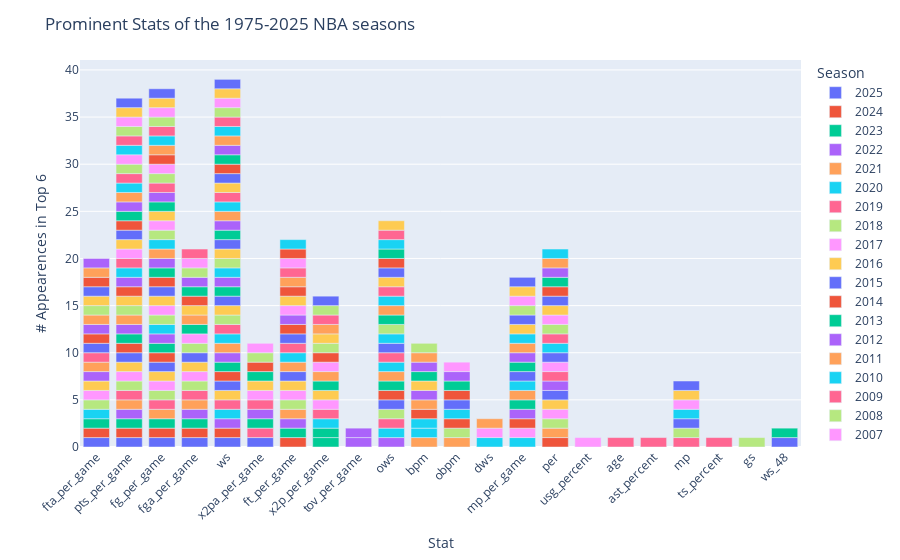

Source (notebook cell):
### Markdown cell above
#### With this new program as well, we can look at every season's prominent stats, and see which ones appear most often!

### Code cell
fig = px.bar(prominent_stats)
fig.update_xaxes(tickangle=-45)
fig.update_layout(xaxis_title="Stat", yaxis_title="# Appearences in Top 6",
                  legend_title="Season", coloraxis_colorbar=dict(title="Season"),
                  title="Prominent Stats of the 1975-2025 NBA seasons")

fig.show()

### Figure 1 — Plotly figure (JSON) as saved in the notebook; plotly's stock layout.template omitted (floating-point values rounded to 4 significant figures)
{"data": [{"alignmentgroup": "True", "hovertemplate": "variable=2025<br>value=%{x}<br>count=%{y}<extra></extra>", "legendgroup": "2025", "marker": {"color": "#636efa", "pattern": {"shape": ""}}, "name": "2025", "offsetgroup": "2025", "orientation": "v", "showlegend": true, "textposition": "auto", "type": "bar", "x": ["fta_per_game", "pts_per_game", "fg_per_game", "fga_per_game", "ws", "x2pa_per_game"], "xaxis": "x", "y": [1, 1, 1, 1, 1, 1], "yaxis": "y"}, {"alignmentgroup": "True", "hovertemplate": "variable=2024<br>value=%{x}<br>count=%{y}<extra></extra>", "legendgroup": "2024", "marker": {"color": "#EF553B", "pattern": {"shape": ""}}, "name": "2024", "offsetgroup": "2024", "orientation": "v", "showlegend": true, "textposition": "auto", "type": "bar", "x": ["fga_per_game", "pts_per_game", "ft_per_game", "fg_per_game", "fta_per_game", "ws"], "xaxis": "x", "y": [1, 1, 1, 1, 1, 1], "yaxis": "y"}, {"alignmentgroup": "True", "hovertemplate": "variable=2023<br>value=%{x}<br>count=%{y}<extra></extra>", "legendgroup": "2023", "marker": {"color": "#00cc96", "pattern": {"shape": ""}}, "name": "2023", "offsetgroup": "2023", "orientation": "v", "showlegend": true, "textposition": "auto", "type": "bar", "x": ["pts_per_game", "fg_per_game", "x2p_per_game", "fga_per_game", "ft_per_game", "fta_per_game"], "xaxis": "x", "y": [1, 1, 1, 1, 1, 1], "yaxis": "y"}, {"alignmentgroup": "True", "hovertemplate": "variable=2022<br>value=%{x}<br>count=%{y}<extra></extra>", "legendgroup": "2022", "marker": {"color": "#ab63fa", "pattern": {"shape": ""}}, "name": "2022", "offsetgroup": "2022", "orientation": "v", "showlegend": true, "textposition": "auto", "type": "bar", "x": ["pts_per_game", "fga_per_game", "ft_per_game", "tov_per_game", "ows", "ws"], "xaxis": "x", "y": [1, 1, 1, 1, 1, 1], "yaxis": "y"}, {"alignmentgroup": "True", "hovertemplate": "variable=2021<br>value=%{x}<br>count=%{y}<extra></extra>", "legendgroup": "2021", "marker": {"color": "#FFA15A", "pattern": {"shape": ""}}, "name": "2021", "offsetgroup": "2021", "orientation": "v", "showlegend": true, "textposition": "auto", "type": "bar", "x": ["fg_per_game", "pts_per_game", "bpm", "obpm", "fga_per_game", "ft_per_game"], "xaxis": "x", "y": [1, 1, 1, 1, 1, 1], "yaxis": "y"}, {"alignmentgroup": "True", "hovertemplate": "variable=2020<br>value=%{x}<br>count=%{y}<extra></extra>", "legendgroup": "2020", "marker": {"color": "#19d3f3", "pattern": {"shape": ""}}, "name": "2020", "offsetgroup": "2020", "orientation": "v", "showlegend": true, "textposition": "auto", "type": "bar", "x": ["bpm", "ows", "ws", "fta_per_game", "dws", "mp_per_game"], "xaxis": "x", "y": [1, 1, 1, 1, 1, 1], "yaxis": "y"}, {"alignmentgroup": "True", "hovertemplate": "variable=2019<br>value=%{x}<br>count=%{y}<extra></extra>", "legendgroup": "2019", "marker": {"color": "#FF6692", "pattern": {"shape": ""}}, "name": "2019", "offsetgroup": "2019", "orientation": "v", "showlegend": true, "textposition": "auto", "type": "bar", "x": ["fg_per_game", "fga_per_game", "pts_per_game", "ows", "ws", "x2pa_per_game"], "xaxis": "x", "y": [1, 1, 1, 1, 1, 1], "yaxis": "y"}, {"alignmentgroup": "True", "hovertemplate": "variable=2018<br>value=%{x}<br>count=%{y}<extra></extra>", "legendgroup": "2018", "marker": {"color": "#B6E880", "pattern": {"shape": ""}}, "name": "2018", "offsetgroup": "2018", "orientation": "v", "showlegend": true, "textposition": "auto", "type": "bar", "x": ["fta_per_game", "pts_per_game", "fg_per_game", "fga_per_game", "ft_per_game", "ows"], "xaxis": "x", "y": [1, 1, 1, 1, 1, 1], "yaxis": "y"}, {"alignmentgroup": "True", "hovertemplate": "variable=2017<br>value=%{x}<br>count=%{y}<extra></extra>", "legendgroup": "2017", "marker": {"color": "#FF97FF", "pattern": {"shape": ""}}, "name": "2017", "offsetgroup": "2017", "orientation": "v", "showlegend": true, "textposition": "auto", "type": "bar", "x": ["pts_per_game", "fg_per_game", "fga_per_game", "mp_per_game", "ft_per_game", "fta_per_game"], "xaxis": "x", "y": [1, 1, 1, 1, 1, 1], "yaxis": "y"}, {"alignmentgroup": "True", "hovertemplate": "variable=2016<br>value=%{x}<br>count=%{y}<extra></extra>", "legendgroup": "2016", "marker": {"color": "#FECB52", "pattern": {"shape": ""}}, "name": "2016", "offsetgroup": "2016", "orientation": "v", "showlegend": true, "textposition": "auto", "type": "bar", "x": ["fg_per_game", "ft_per_game", "pts_per_game", "ws", "fga_per_game", "fta_per_game"], "xaxis": "x", "y": [1, 1, 1, 1, 1, 1], "yaxis": "y"}, {"alignmentgroup": "True", "hovertemplate": "variable=2015<br>value=%{x}<br>count=%{y}<extra></extra>", "legendgroup": "2015", "marker": {"color": "#636efa", "pattern": {"shape": ""}}, "name": "2015", "offsetgroup": "2015", "orientation": "v", "showlegend": true, "textposition": "auto", "type": "bar", "x": ["fg_per_game", "pts_per_game", "ws", "ows", "fga_per_game", "ft_per_game"], "xaxis": "x", "y": [1, 1, 1, 1, 1, 1], "yaxis": "y"}, {"alignmentgroup": "True", "hovertemplate": "variable=2014<br>value=%{x}<br>count=%{y}<extra></extra>", "legendgroup": "2014", "marker": {"color": "#EF553B", "pattern": {"shape": ""}}, "name": "2014", "offsetgroup": "2014", "orientation": "v", "showlegend": true, "textposition": "auto", "type": "bar", "x": ["pts_per_game", "ws", "per", "ows", "mp_per_game", "fg_per_game"], "xaxis": "x", "y": [1, 1, 1, 1, 1, 1], "yaxis": "y"}, {"alignmentgroup": "True", "hovertemplate": "variable=2013<br>value=%{x}<br>count=%{y}<extra></extra>", "legendgroup": "2013", "marker": {"color": "#00cc96", "pattern": {"shape": ""}}, "name": "2013", "offsetgroup": "2013", "orientation": "v", "showlegend": true, "textposition": "auto", "type": "bar", "x": ["ws", "x2p_per_game", "fg_per_game", "x2pa_per_game", "pts_per_game", "ows"], "xaxis": "x", "y": [1, 1, 1, 1, 1, 1], "yaxis": "y"}, {"alignmentgroup": "True", "hovertemplate": "variable=2012<br>value=%{x}<br>count=%{y}<extra></extra>", "legendgroup": "2012", "marker": {"color": "#ab63fa", "pattern": {"shape": ""}}, "name": "2012", "offsetgroup": "2012", "orientation": "v", "showlegend": true, "textposition": "auto", "type": "bar", "x": ["fg_per_game", "pts_per_game", "mp_per_game", "fta_per_game", "ws", "x2pa_per_game"], "xaxis": "x", "y": [1, 1, 1, 1, 1, 1], "yaxis": "y"}, {"alignmentgroup": "True", "hovertemplate": "variable=2011<br>value=%{x}<br>count=%{y}<extra></extra>", "legendgroup": "2011", "marker": {"color": "#FFA15A", "pattern": {"shape": ""}}, "name": "2011", "offsetgroup": "2011", "orientation": "v", "showlegend": true, "textposition": "auto", "type": "bar", "x": ["per", "ows", "ws", "ft_per_game", "pts_per_game", "fta_per_game"], "xaxis": "x", "y": [1, 1, 1, 1, 1, 1], "yaxis": "y"}, {"alignmentgroup": "True", "hovertemplate": "variable=2010<br>value=%{x}<br>count=%{y}<extra></extra>", "legendgroup": "2010", "marker": {"color": "#19d3f3", "pattern": {"shape": ""}}, "name": "2010", "offsetgroup": "2010", "orientation": "v", "showlegend": true, "textposition": "auto", "type": "bar", "x": ["ws", "ows", "fg_per_game", "bpm", "x2p_per_game", "ft_per_game"], "xaxis": "x", "y": [1, 1, 1, 1, 1, 1], "yaxis": "y"}, {"alignmentgroup": "True", "hovertemplate": "variable=2009<br>value=%{x}<br>count=%{y}<extra></extra>", "legendgroup": "2009", "marker": {"color": "#FF6692", "pattern": {"shape": ""}}, "name": "2009", "offsetgroup": "2009", "orientation": "v", "showlegend": true, "textposition": "auto", "type": "bar", "x": ["fta_per_game", "ows", "ft_per_game", "ws", "x2p_per_game", "x2pa_per_game"], "xaxis": "x", "y": [1, 1, 1, 1, 1, 1], "yaxis": "y"}, {"alignmentgroup": "True", "hovertemplate": "variable=2008<br>value=%{x}<br>count=%{y}<extra></extra>", "legendgroup": "2008", "marker": {"color": "#B6E880", "pattern": {"shape": ""}}, "name": "2008", "offsetgroup": "2008", "orientation": "v", "showlegend": true, "textposition": "auto", "type": "bar", "x": ["fg_per_game", "per", "ws", "fga_per_game", "pts_per_game", "obpm"], "xaxis": "x", "y": [1, 1, 1, 1, 1, 1], "yaxis": "y"}, {"alignmentgroup": "True", "hovertemplate": "variable=2007<br>value=%{x}<br>count=%{y}<extra></extra>", "legendgroup": "2007", "marker": {"color": "#FF97FF", "pattern": {"shape": ""}}, "name": "2007", "offsetgroup": "2007", "orientation": "v", "showlegend": true, "textposition": "auto", "type": "bar", "x": ["fg_per_game", "x2p_per_game", "x2pa_per_game", "fga_per_game", "per", "usg_percent"], "xaxis": "x", "y": [1, 1, 1, 1, 1, 1], "yaxis": "y"}, {"alignmentgroup": "True", "hovertemplate": "variable=2006<br>value=%{x}<br>count=%{y}<extra></extra>", "legendgroup": "2006", "marker": {"color": "#FECB52", "pattern": {"shape": ""}}, "name": "2006", "offsetgroup": "2006", "orientation": "v", "showlegend": true, "textposition": "auto", "type": "bar", "x": ["fg_per_game", "x2p_per_game", "x2pa_per_game", "per", "pts_per_game", "ws"], "xaxis": "x", "y": [1, 1, 1, 1, 1, 1], "yaxis": "y"}, {"alignmentgroup": "True", "hovertemplate": "variable=2005<br>value=%{x}<br>count=%{y}<extra></extra>", "legendgroup": "2005", "marker": {"color": "#636efa", "pattern": {"shape": ""}}, "name": "2005", "offsetgroup": "2005", "orientation": "v", "showlegend": true, "textposition": "auto", "type": "bar", "x": ["ws", "fg_per_game", "ft_per_game", "fta_per_game", "per", "ows"], "xaxis": "x", "y": [1, 1, 1, 1, 1, 1], "yaxis": "y"}, {"alignmentgroup": "True", "hovertemplate": "variable=2004<br>value=%{x}<br>count=%{y}<extra></extra>", "legendgroup": "2004", "marker": {"color": "#EF553B", "pattern": {"shape": ""}}, "name": "2004", "offsetgroup": "2004", "orientation": "v", "showlegend": true, "textposition": "auto", "type": "bar", "x": ["ft_per_game", "fta_per_game", "fg_per_game", "pts_per_game", "bpm", "obpm"], "xaxis": "x", "y": [1, 1, 1, 1, 1, 1], "yaxis": "y"}, {"alignmentgroup": "True", "hovertemplate": "variable=2003<br>value=%{x}<br>count=%{y}<extra></extra>", "legendgroup": "2003", "marker": {"color": "#00cc96", "pattern": {"shape": ""}}, "name": "2003", "offsetgroup": "2003", "orientation": "v", "showlegend": true, "textposition": "auto", "type": "bar", "x": ["fg_per_game", "ws", "mp_per_game", "fga_per_game", "x2p_per_game", "x2pa_per_game"], "xaxis": "x", "y": [1, 1, 1, 1, 1, 1], "yaxis": "y"}, {"alignmentgroup": "True", "hovertemplate": "variable=2002<br>value=%{x}<br>count=%{y}<extra></extra>", "legendgroup": "2002", "marker": {"color": "#ab63fa", "pattern": {"shape": ""}}, "name": "2002", "offsetgroup": "2002", "orientation": "v", "showlegend": true, "textposition": "auto", "type": "bar", "x": ["pts_per_game", "fg_per_game", "ft_per_game", "fta_per_game", "per", "ws"], "xaxis": "x", "y": [1, 1, 1, 1, 1, 1], "yaxis": "y"}, {"alignmentgroup": "True", "hovertemplate": "variable=2001<br>value=%{x}<br>count=%{y}<extra></extra>", "legendgroup": "2001", "marker": {"color": "#FFA15A", "pattern": {"shape": ""}}, "name": "2001", "offsetgroup": "2001", "orientation": "v", "showlegend": true, "textposition": "auto", "type": "bar", "x": ["fta_per_game", "mp_per_game", "fg_per_game", "bpm", "fga_per_game", "x2p_per_game"], "xaxis": "x", "y": [1, 1, 1, 1, 1, 1], "yaxis": "y"}, {"alignmentgroup": "True", "hovertemplate": "variable=2000<br>value=%{x}<br>count=%{y}<extra></extra>", "legendgroup": "2000", "marker": {"color": "#19d3f3", "pattern": {"shape": ""}}, "name": "2000", "offsetgroup": "2000", "orientation": "v", "showlegend": true, "textposition": "auto", "type": "bar", "x": ["ws", "pts_per_game", "ows", "fg_per_game", "obpm", "mp_per_game"], "xaxis": "x", "y": [1, 1, 1, 1, 1, 1], "yaxis": "y"}, {"alignmentgroup": "True", "hovertemplate": "variable=1999<br>value=%{x}<br>count=%{y}<extra></extra>", "legendgroup": "1999", "marker": {"color": "#FF6692", "pattern": {"shape": ""}}, "name": "1999", "offsetgroup": "1999", "orientation": "v", "showlegend": true, "textposition": "auto", "type": "bar", "x": ["age", "ast_percent", "pts_per_game", "mp", "per", "ts_percent"], "xaxis": "x", "y": [1, 1, 1, 1, 1, 1], "yaxis": "y"}, {"alignmentgroup": "True", "hovertemplate": "variable=1998<br>value=%{x}<br>count=%{y}<extra></extra>", "legendgroup": "1998", "marker": {"color": "#B6E880", "pattern": {"shape": ""}}, "name": "1998", "offsetgroup": "1998", "orientation": "v", "showlegend": true, "textposition": "auto", "type": "bar", "x": ["ows", "ws", "fta_per_game", "mp", "gs", "fg_per_game"], "xaxis": "x", "y": [1, 1, 1, 1, 1, 1], "yaxis": "y"}, {"alignmentgroup": "True", "hovertemplate": "variable=1997<br>value=%{x}<br>count=%{y}<extra></extra>", "legendgroup": "1997", "marker": {"color": "#FF97FF", "pattern": {"shape": ""}}, "name": "1997", "offsetgroup": "1997", "orientation": "v", "showlegend": true, "textposition": "auto", "type": "bar", "x": ["fg_per_game", "x2p_per_game", "pts_per_game", "per", "ft_per_game", "dws"], "xaxis": "x", "y": [1, 1, 1, 1, 1, 1], "yaxis": "y"}, {"alignmentgroup": "True", "hovertemplate": "variable=1996<br>value=%{x}<br>count=%{y}<extra></extra>", "legendgroup": "1996", "marker": {"color": "#FECB52", "pattern": {"shape": ""}}, "name": "1996", "offsetgroup": "1996", "orientation": "v", "showlegend": true, "textposition": "auto", "type": "bar", "x": ["pts_per_game", "fg_per_game", "ws", "fga_per_game", "ft_per_game", "fta_per_game"], "xaxis": "x", "y": [1, 1, 1, 1, 1, 1], "yaxis": "y"}, {"alignmentgroup": "True", "hovertemplate": "variable=1995<br>value=%{x}<br>count=%{y}<extra></extra>", "legendgroup": "1995", "marker": {"color": "#636efa", "pattern": {"shape": ""}}, "name": "1995", "offsetgroup": "1995", "orientation": "v", "showlegend": true, "textposition": "auto", "type": "bar", "x": ["ws", "mp_per_game", "mp", "pts_per_game", "per", "fta_per_game"], "xaxis": "x", "y": [1, 1, 1, 1, 1, 1], "yaxis": "y"}, {"alignmentgroup": "True", "hovertemplate": "variable=1994<br>value=%{x}<br>count=%{y}<extra></extra>", "legendgroup": "1994", "marker": {"color": "#EF553B", "pattern": {"shape": ""}}, "name": "1994", "offsetgroup": "1994", "orientation": "v", "showlegend": true, "textposition": "auto", "type": "bar", "x": ["fga_per_game", "pts_per_game", "x2pa_per_game", "ft_per_game", "fta_per_game", "x2p_per_game"], "xaxis": "x", "y": [1, 1, 1, 1, 1, 1], "yaxis": "y"}, {"alignmentgroup": "True", "hovertemplate": "variable=1993<br>value=%{x}<br>count=%{y}<extra></extra>", "legendgroup": "1993", "marker": {"color": "#00cc96", "pattern": {"shape": ""}}, "name": "1993", "offsetgroup": "1993", "orientation": "v", "showlegend": true, "textposition": "auto", "type": "bar", "x": ["ws", "fga_per_game", "pts_per_game", "ows", "mp_per_game", "fg_per_game"], "xaxis": "x", "y": [1, 1, 1, 1, 1, 1], "yaxis": "y"}, {"alignmentgroup": "True", "hovertemplate": "variable=1992<br>value=%{x}<br>count=%{y}<extra></extra>", "legendgroup": "1992", "marker": {"color": "#ab63fa", "pattern": {"shape": ""}}, "name": "1992", "offsetgroup": "1992", "orientation": "v", "showlegend": true, "textposition": "auto", "type": "bar", "x": ["mp_per_game", "pts_per_game", "ws", "bpm", "fg_per_game", "fga_per_game"], "xaxis": "x", "y": [1, 1, 1, 1, 1, 1], "yaxis": "y"}, {"alignmentgroup": "True", "hovertemplate": "variable=1991<br>value=%{x}<br>count=%{y}<extra></extra>", "legendgroup": "1991", "marker": {"color": "#FFA15A", "pattern": {"shape": ""}}, "name": "1991", "offsetgroup": "1991", "orientation": "v", "showlegend": true, "textposition": "auto", "type": "bar", "x": ["ws", "ft_per_game", "fta_per_game", "pts_per_game", "ows", "mp_per_game"], "xaxis": "x", "y": [1, 1, 1, 1, 1, 1], "yaxis": "y"}, {"alignmentgroup": "True", "hovertemplate": "variable=1990<br>value=%{x}<br>count=%{y}<extra></extra>", "legendgroup": "1990", "marker": {"color": "#19d3f3", "pattern": {"shape": ""}}, "name": "1990", "offsetgroup": "1990", "orientation": "v", "showlegend": true, "textposition": "auto", "type": "bar", "x": ["ws", "mp", "per", "ows", "mp_per_game", "pts_per_game"], "xaxis": "x", "y": [1, 1, 1, 1, 1, 1], "yaxis": "y"}, {"alignmentgroup": "True", "hovertemplate": "variable=1989<br>value=%{x}<br>count=%{y}<extra></extra>", "legendgroup": "1989", "marker": {"color": "#FF6692", "pattern": {"shape": ""}}, "name": "1989", "offsetgroup": "1989", "orientation": "v", "showlegend": true, "textposition": "auto", "type": "bar", "x": ["ws", "ft_per_game", "per", "pts_per_game", "ows", "fg_per_game"], "xaxis": "x", "y": [1, 1, 1, 1, 1, 1], "yaxis": "y"}, {"alignmentgroup": "True", "hovertemplate": "variable=1988<br>value=%{x}<br>count=%{y}<extra></extra>", "legendgroup": "1988", "marker": {"color": "#B6E880", "pattern": {"shape": ""}}, "name": "1988", "offsetgroup": "1988", "orientation": "v", "showlegend": true, "textposition": "auto", "type": "bar", "x": ["fg_per_game", "x2p_per_game", "per", "fga_per_game", "x2pa_per_game", "pts_per_game"], "xaxis": "x", "y": [1, 1, 1, 1, 1, 1], "yaxis": "y"}, {"alignmentgroup": "True", "hovertemplate": "variable=1987<br>value=%{x}<br>count=%{y}<extra></extra>", "legendgroup": "1987", "marker": {"color": "#FF97FF", "pattern": {"shape": ""}}, "name": "1987", "offsetgroup": "1987", "orientation": "v", "showlegend": true, "textposition": "auto", "type": "bar", "x": ["pts_per_game", "ft_per_game", "fg_per_game", "fga_per_game", "x2pa_per_game", "per"], "xaxis": "x", "y": [1, 1, 1, 1, 1, 1], "yaxis": "y"}, {"alignmentgroup": "True", "hovertemplate": "variable=1986<br>value=%{x}<br>count=%{y}<extra></extra>", "legendgroup": "1986", "marker": {"color": "#FECB52", "pattern": {"shape": ""}}, "name": "1986", "offsetgroup": "1986", "orientation": "v", "showlegend": true, "textposition": "auto", "type": "bar", "x": ["ws", "bpm", "per", "ows", "mp_per_game", "x2p_per_game"], "xaxis": "x", "y": [1, 1, 1, 1, 1, 1], "yaxis": "y"}, {"alignmentgroup": "True", "hovertemplate": "variable=1985<br>value=%{x}<br>count=%{y}<extra></extra>", "legendgroup": "1985", "marker": {"color": "#636efa", "pattern": {"shape": ""}}, "name": "1985", "offsetgroup": "1985", "orientation": "v", "showlegend": true, "textposition": "auto", "type": "bar", "x": ["per", "mp_per_game", "ows", "ws", "ws_48", "obpm"], "xaxis": "x", "y": [1, 1, 1, 1, 1, 1], "yaxis": "y"}, {"alignmentgroup": "True", "hovertemplate": "variable=1984<br>value=%{x}<br>count=%{y}<extra></extra>", "legendgroup": "1984", "marker": {"color": "#EF553B", "pattern": {"shape": ""}}, "name": "1984", "offsetgroup": "1984", "orientation": "v", "showlegend": true, "textposition": "auto", "type": "bar", "x": ["ws", "ft_per_game", "ows", "obpm", "fg_per_game", "per"], "xaxis": "x", "y": [1, 1, 1, 1, 1, 1], "yaxis": "y"}, {"alignmentgroup": "True", "hovertemplate": "variable=1983<br>value=%{x}<br>count=%{y}<extra></extra>", "legendgroup": "1983", "marker": {"color": "#00cc96", "pattern": {"shape": ""}}, "name": "1983", "offsetgroup": "1983", "orientation": "v", "showlegend": true, "textposition": "auto", "type": "bar", "x": ["ws", "ows", "ws_48", "per", "obpm", "bpm"], "xaxis": "x", "y": [1, 1, 1, 1, 1, 1], "yaxis": "y"}, {"alignmentgroup": "True", "hovertemplate": "variable=1982<br>value=%{x}<br>count=%{y}<extra></extra>", "legendgroup": "1982", "marker": {"color": "#ab63fa", "pattern": {"shape": ""}}, "name": "1982", "offsetgroup": "1982", "orientation": "v", "showlegend": true, "textposition": "auto", "type": "bar", "x": ["tov_per_game", "per", "ws", "obpm", "bpm", "fta_per_game"], "xaxis": "x", "y": [1, 1, 1, 1, 1, 1], "yaxis": "y"}, {"alignmentgroup": "True", "hovertemplate": "variable=1981<br>value=%{x}<br>count=%{y}<extra></extra>", "legendgroup": "1981", "marker": {"color": "#FFA15A", "pattern": {"shape": ""}}, "name": "1981", "offsetgroup": "1981", "orientation": "v", "showlegend": true, "textposition": "auto", "type": "bar", "x": ["per", "ws", "fg_per_game", "x2p_per_game", "dws", "bpm"], "xaxis": "x", "y": [1, 1, 1, 1, 1, 1], "yaxis": "y"}, {"alignmentgroup": "True", "hovertemplate": "variable=1980<br>value=%{x}<br>count=%{y}<extra></extra>", "legendgroup": "1980", "marker": {"color": "#19d3f3", "pattern": {"shape": ""}}, "name": "1980", "offsetgroup": "1980", "orientation": "v", "showlegend": true, "textposition": "auto", "type": "bar", "x": ["pts_per_game", "ws", "fg_per_game", "ft_per_game", "per", "ows"], "xaxis": "x", "y": [1, 1, 1, 1, 1, 1], "yaxis": "y"}, {"alignmentgroup": "True", "hovertemplate": "variable=1979<br>value=%{x}<br>count=%{y}<extra></extra>", "legendgroup": "1979", "marker": {"color": "#FF6692", "pattern": {"shape": ""}}, "name": "1979", "offsetgroup": "1979", "orientation": "v", "showlegend": true, "textposition": "auto", "type": "bar", "x": ["fg_per_game", "x2p_per_game", "pts_per_game", "ws", "ows", "fga_per_game"], "xaxis": "x", "y": [1, 1, 1, 1, 1, 1], "yaxis": "y"}, {"alignmentgroup": "True", "hovertemplate": "variable=1978<br>value=%{x}<br>count=%{y}<extra></extra>", "legendgroup": "1978", "marker": {"color": "#B6E880", "pattern": {"shape": ""}}, "name": "1978", "offsetgroup": "1978", "orientation": "v", "showlegend": true, "textposition": "auto", "type": "bar", "x": ["fg_per_game", "x2p_per_game", "pts_per_game", "ws", "bpm", "mp_per_game"], "xaxis": "x", "y": [1, 1, 1, 1, 1, 1], "yaxis": "y"}, {"alignmentgroup": "True", "hovertemplate": "variable=1977<br>value=%{x}<br>count=%{y}<extra></extra>", "legendgroup": "1977", "marker": {"color": "#FF97FF", "pattern": {"shape": ""}}, "name": "1977", "offsetgroup": "1977", "orientation": "v", "showlegend": true, "textposition": "auto", "type": "bar", "x": ["mp_per_game", "pts_per_game", "mp", "ws", "obpm", "fg_per_game"], "xaxis": "x", "y": [1, 1, 1, 1, 1, 1], "yaxis": "y"}, {"alignmentgroup": "True", "hovertemplate": "variable=1976<br>value=%{x}<br>count=%{y}<extra></extra>", "legendgroup": "1976", "marker": {"color": "#FECB52", "pattern": {"shape": ""}}, "name": "1976", "offsetgroup": "1976", "orientation": "v", "showlegend": true, "textposition": "auto", "type": "bar", "x": ["mp_per_game", "pts_per_game", "mp", "ows", "ws", "fg_per_game"], "xaxis": "x", "y": [1, 1, 1, 1, 1, 1], "yaxis": "y"}, {"alignmentgroup": "True", "hovertemplate": "variable=1975<br>value=%{x}<br>count=%{y}<extra></extra>", "legendgroup": "1975", "marker": {"color": "#636efa", "pattern": {"shape": ""}}, "name": "1975", "offsetgroup": "1975", "orientation": "v", "showlegend": true, "textposition": "auto", "type": "bar", "x": ["ws", "mp_per_game", "fg_per_game", "x2p_per_game", "pts_per_game", "mp"], "xaxis": "x", "y": [1, 1, 1, 1, 1, 1], "yaxis": "y"}], "layout": {"barmode": "relative", "coloraxis": {"colorbar": {"title": {"text": "Season"}}}, "legend": {"title": {"text": "Season"}, "tracegroupgap": 0}, "margin": {"t": 60}, "title": {"text": "Prominent Stats of the 1975-2025 NBA seasons"}, "xaxis": {"anchor": "y", "domain": [0, 1], "tickangle": -45, "title": {"text": "Stat"}}, "yaxis": {"anchor": "x", "domain": [0, 1], "title": {"text": "# Appearences in Top 6"}}}}
